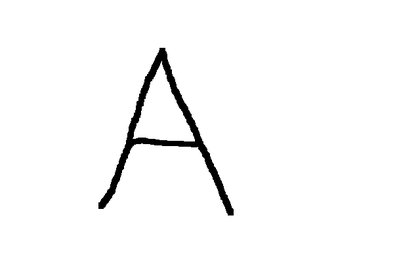
%> input picture A1.GIF, 420 x 262 px, shrunk from 640 x 400 before the run
$ octave --eval "start1;"   (GNU Octave 9; MATLAB toolbox functions it lacks are replaced by stand-ins)
%> lines starting %> are read from the running program, lines starting %| are printed output that depends on the picture
function start1()
close all
[f,mag] = imread('a1.gif');  %read in image
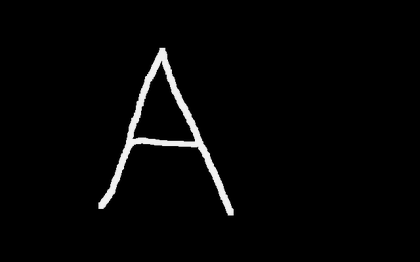
%> f: size 262x420 uint8; min 0, max 241, mean 6
%> mag = 256 rows, first 12: [1 1 1; 0.996 0.996 0.996; 0.992 0.992 0.992; 0.988 0.988 0.988; 0.984 0.984 0.984; 0.98 0.98 0.98; 0.976 0.976 0.976; 0.973 0.973 0.973; 0.969 0.969 0.969; 0.965 0.965 0.965; 0.961 0.961 0.961; 0.957 0.957 0.957]
% % imshow(f,mag);
z = fft2(double(f));   % do fourier transform
q = fftshift(z);       % puts u=0,v=0 in the centre
Magq = abs(q);         % magnitude spectrum
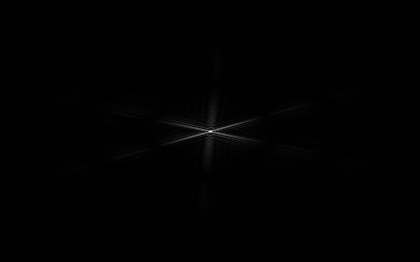
%> Magq: size 262x420 double; min 3.49, max 658540, mean 3363.1; drawn with min black and max white
Phaseq=angle(q);       % phase spectrum
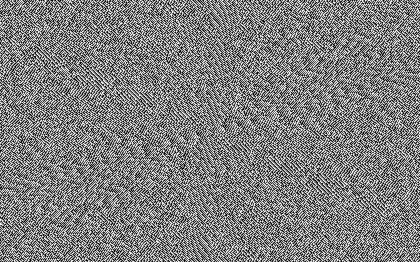
%> Phaseq: size 262x420 double; min -3.14, max 3.14, mean 5.71e-05; drawn with min black and max white
%%%%%%%%%%%%%%%%%%%%%%%%%%%%%%%%%%%
% Usually for viewing purposes:
figure
imagesc(log(abs(q)+1));
colorbar;
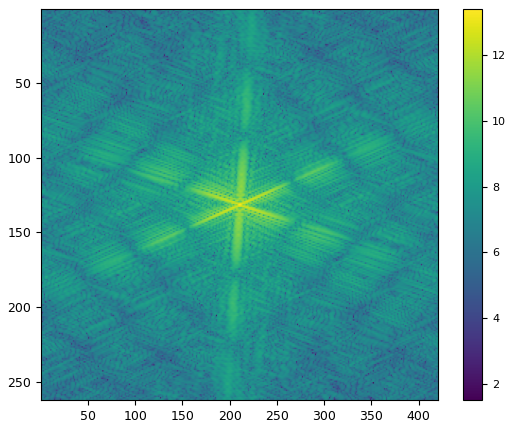
%> figure redrawn from the program's plot data
%%%%%%%%%%%%%%%%%%%%%%%%%%%%%%%%%%%
figure
w = ifft2(ifftshift(q)); % do inverse fourier transform
% % imagesc(w);
